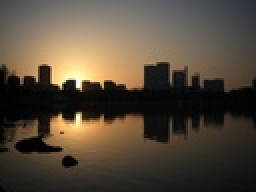
%> input picture data/B0002681.jpg, 128 x 96 px, shrunk from 2048 x 1536 before the run (shown 2 times larger)
$ octave --eval "result = grid3d_tone(rgb2gray(imread('../data/B0002681.jpg')));"   (GNU Octave 9; MATLAB toolbox functions it lacks are replaced by stand-ins)
%> lines starting %> are read from the running program, lines starting %| are printed output that depends on the picture; in (x1, y1, x2, y2) boxes, pixels count from 0 and x2, y2 are one past the last pixel; in counts of white or black regions, pixels touching at a corner belong together; the program's own positions count from 1
### grid3d/grid3d_core.m
function base = grid3d_core(gray_in, params, dbg_path)
    % grid3d_core - 3D grid based base-detail decomposition
    %
    % Syntax: base = grid3d_core(gray_in, params, dbg_path)
    %
    % Inputs:
    %    gray_in - Input grayscale image 0-1
    %    params - Structure containing parameters:
    %             h_x, h_y, h_z - grid sizes in x, y, z dimensions
    %             sigma_xy - spatial standard deviation
    %             sigma_z - intensity standard deviation
    %    dbg_path - (optional) path for saving debug images
    %
    % Outputs:
    %    base - Base layer of the input image

    if nargin < 3
        dbg_path = '';
    end

    [h, w] = size(gray_in);

    nx        = params.nx;
    ny        = params.ny;
    nz        = params.nz;
    sigma_xy  = params.sigma_xy;
    sigma_z   = params.sigma_z;

    % Create 3D grid: dimensions [ny+1, nx+1, nz+1, 2] (y, x, z, [sum,count])
    grid = zeros(ny + 1, nx + 1, nz + 1, 2);

    % gene stats.
    for yy = 1:h
        for xx = 1:w
            z_val = gray_in(yy, xx);
            % map coordinates to grid (use (coord-1)/(size-1) to avoid edge bias)
            x_grid = round( (xx - 1) / (w - 1) * nx ) + 1;
            y_grid = round( (yy - 1) / (h - 1) * ny ) + 1;
            z_grid = round( z_val * nz ) + 1;

            % clamp indices
            x_grid = min(max(x_grid, 1), nx + 1);
            y_grid = min(max(y_grid, 1), ny + 1);
            z_grid = min(max(z_grid, 1), nz + 1);

            grid(y_grid, x_grid, z_grid, 1) = grid(y_grid, x_grid, z_grid, 1) + z_val;
            grid(y_grid, x_grid, z_grid, 2) = grid(y_grid, x_grid, z_grid, 2) + 1;
        end
    end

    % spatial blur on each z-slice (xy blur)
    kernel_xy = fspecial('gaussian', [15, 15], sigma_xy);
    kernel_z = fspecial('gaussian', [33, 1], sigma_z);
    for zz = 1:size(grid,3)
        grid(:,:,zz,1) = imfilter(grid(:,:,zz,1), kernel_xy, 'same', 'symmetric');
        grid(:,:,zz,2) = imfilter(grid(:,:,zz,2), kernel_xy, 'same', 'symmetric');
    end
    % z-direction blur using 1D kernel and convn
    % create 1D gaussian kernel for z
    kz_len = max(3, min(51, 2 * round(3 * sigma_z) + 1)); % reasonable kernel length
    kernel_z2d = fspecial('gaussian', [kz_len, 1], sigma_z);
    kz = kernel_z2d(:,1);
    kz = kz / sum(kz(:));
    % convolve along z (preserve y,x) with symmetric padding along z
    klen = numel(kz);
    pad  = floor(klen/2);
    kz_kernel = reshape(kz, [1, 1, klen]);

    test_1 = squeeze(grid(8,8,:,1));

    if pad > 0
        % pad both ends along third dim with symmetric mirror, then use 'valid'
        tmp1 = padarray(grid(:,:,:,1), [0 0 pad], 'symmetric', 'both');
        tmp1 = convn(tmp1, kz_kernel, 'valid');
        grid(:,:,:,1) = tmp1;
        tmp2 = padarray(grid(:,:,:,2), [0 0 pad], 'symmetric', 'both');
        tmp2 = convn(tmp2, kz_kernel, 'valid');
        grid(:,:,:,2) = tmp2;
    else
        % kernel length 1, no padding needed
        grid(:,:,:,1) = convn(grid(:,:,:,1), kz_kernel, 'same');
        grid(:,:,:,2) = convn(grid(:,:,:,2), kz_kernel, 'same');
    end
    figplot(kz);
    kernel_xy_1d = kernel_xy(8,:) / sum(kernel_xy(8,:));
    figplot(kernel_xy_1d)

    test_2 = squeeze(grid(8,8,:,1));
    % [4 lines of commented-out code are left out]
    test_3 = imfilter(test_1, kz, "same", "symmetric");
    % [18 lines of commented-out code are left out]
    base = zeros(h, w);
    sx = nx + 1;
    sy = ny + 1;
    sz = nz + 1;
    for yy = 1:h
        for xx = 1:w
            z_val = gray_in(yy, xx);
            x_grid_f = (xx - 1) / max(w - 1,1) * nx; % fractional grid coord in [0, nx]
            y_grid_f = (yy - 1) / max(h - 1,1) * ny;
            z_grid_f = z_val * nz;
            x0 = floor(x_grid_f) + 1;
            y0 = floor(y_grid_f) + 1;
            z0 = floor(z_grid_f) + 1;
            x1 = min(x0 + 1, sx);
            y1 = min(y0 + 1, sy);
            z1 = min(z0 + 1, sz);
            x0 = min(max(x0,1), sx);
            y0 = min(max(y0,1), sy);
            z0 = min(max(z0,1), sz);
            dx = x_grid_f - (x0 - 1);
            dy = y_grid_f - (y0 - 1);
            dz = z_grid_f - (z0 - 1);
            % fetch corner values: each is [1x1x1x2], squeeze to [2,1]
            v000 = grid(y0, x0, z0, :);   % down-left-back
            v100 = grid(y0, x1, z0, :);   % down-right-back
            v010 = grid(y1, x0, z0, :);   % up-left-back
            v110 = grid(y1, x1, z0, :);   % up-right-back
            v001 = grid(y0, x0, z1, :);   % down-left-front
            v101 = grid(y0, x1, z1, :);   % down-right-front
            v011 = grid(y1, x0, z1, :);   % up-left-front
            v111 = grid(y1, x1, z1, :);   % up-right-front
            % bilinear interp on lower z (z0)
            vdown = (1-dx)*(1-dy).*v000 + dx*(1-dy).*v100 + (1-dx)*dy.*v010 + dx*dy.*v110;
            % bilinear interp on upper z (z1)
            vup   = (1-dx)*(1-dy).*v001 + dx*(1-dy).*v101 + (1-dx)*dy.*v011 + dx*dy.*v111;
            v = (1-dz).*vdown + dz.*vup; % interpolated [sum; count]
            % safety: if count>0 use average, else use original pixel
            if v(2) > 0
                base(yy, xx) = v(1) / v(2);
            else
                base(yy, xx) = z_val;
            end
        end
    end

    base = clip(base, 0, 1);
    % figshow(base, []);
    if ~isempty(dbg_path)
        imwrite(base, fullfile(dbg_path, sprintf('grid3d_base_xy%.1f_z%.1f.jpg', sigma_xy, sigma_z)), 'quality', 100);
        % imwrite(gray_in, fullfile(dbg_path, 'gray_in.jpg'), 'quality', 100);
    end
    ret = 0;
 end

### common/clip.m
function out = clip(x, lo, hi)
    out = max(x, lo);
    out = min(out, hi);
end

### common/cubic_besizer.m
function [curvex, curvey] = cubic_besizer(controlPoints, numPoints)
    % cubicBezier: 生成三阶贝塞尔曲线
    %
    % 输入:
    %   controlPoints: 4x2 矩阵，每行是一个控制点 [x, y]
    %   numPoints: 曲线上的点数
    %
    % 输出:
    %   bezierCurve: numPoints x 2 矩阵，每行是曲线上的一个点 [x, y]

    % 验证输入
    if size(controlPoints, 1) ~= 4 || size(controlPoints, 2) ~= 2
        error('controlPoints 必须是一个 4x2 的矩阵');
    end

    if numPoints < 2
        error('numPoints 必须大于或等于 2');
    end

    % 提取控制点坐标
    P0 = controlPoints(1, :);
    P1 = controlPoints(2, :);
    P2 = controlPoints(3, :);
    P3 = controlPoints(4, :);

    % 生成参数 t
    t = linspace(0, 1, numPoints);

    % 计算贝塞尔曲线上的点
    bezierCurve = zeros(numPoints, 2);
    for i = 1:numPoints
        bezierCurve(i, :) = (1 - t(i))^3 * P0 + ...
                            3 * (1 - t(i))^2 * t(i) * P1 + ...
                            3 * (1 - t(i)) * t(i)^2 * P2 + ...
                            t(i)^3 * P3;
    end

    curvex = bezierCurve(:, 1)';
    curvey = bezierCurve(:, 2)';
end

### tone_operator/glb_tone.m
function gray_out = glb_tone(gray_in, gain, dbg_path)
    if nargin < 3
        dbg_path = '';
    end
    if nargin < 2
        gain = 2.5;
    end

    in_lin = do_srgb_degam(gray_in);
    in_lin = clip(in_lin, 0, 1);
    x = linspace(0, 1, 257);

    knee_srgb = do_srgb_degam(0.5);
    fprintf('knee point %f\n', knee_srgb);
    curve = glb_shadow_curve(gain, 257, knee_srgb);

    out_lin = interp1_clip(x, curve, in_lin);
    gray_out = do_srgb_gam(out_lin);

    if exist('dbg_path', 'var') && ~isempty(dbg_path)
        fig = figure('Visible', 'off');
        I_axis = linspace(0, 1, length(curve));
        plot(I_axis, curve);
        axis([0, 1, 0, 1]);
        title('GLB Curve');
        xlabel('I'); ylabel('GLB Curve');
        saveas(fig, fullfile(dbg_path, 'glb_curve.png'));
        close(fig);
    end
end

### common/do_srgb_degam.m
function out = do_srgb_degam(in)
% in = 0-1.0, out=0-1.0
    srgb_lut = get_srgb_lut();
    out = interp1_clip(srgb_lut, linspace(0, 1, 256), in);
end

### common/do_srgb_gam.m
function out = do_srgb_gam(in)
% in = 0-1.0, out=0-1.0
    srgb_lut = get_srgb_lut();
    out = interp1_clip(linspace(0, 1, 256), srgb_lut, in);
end

### common/glb_shadow_curve.m
function curve = glb_shadow_curve(gain, num, knee_point)
    P1 = [0.3, 0.3 * gain] * knee_point;  % x, y
    P2 = [knee_point * 0.4, knee_point * 0.4];

    control_points = [
        0, 0;
        P1;
        P2;
        knee_point, knee_point
    ];

    [curvex, curvey] = cubic_besizer(control_points, 500);
    curvex = [curvex, 1.0];
    curvey = [curvey, 1.0];
    axis_x = linspace(0, 1, num);
    curve = interp1_clip(curvex, curvey, axis_x);
end

### common/interp1_clip.m
function vq = interp1_clip(x, v, xq)
    minv = min(x, [], 'all');
    maxv = max(x, [], 'all');
    xqc = clip(xq, minv, maxv);
    vq = interp1(x, v, xqc);
end

### common/figplot.m
function figplot(im, varargin)
    % 获取当前函数的调用时传入的参数名称
    if (nargin <=1)
        paramName = inputname(1);  % 获取第一个输入参数的名称
    else
        paramName = inputname(2);
    end


    % 如果存在参数名称，则设置为 figure 的标题
    if ~isempty(paramName)
        hFig = figure("Name", paramName);
    else
        hFig = figure;
    end


    % 显示图像 im
    plot(im, varargin{:});

    % 你可以在这里添加更多的代码来处理可选参数等
end

### common/get_srgb_lut.m
function srgb_lut = get_srgb_lut()
    srgb_lut = [0.        , 0.04984009, 0.08494473, 0.11070206, 0.1318038 , ...
               0.1500052 , 0.16618571, 0.18085852, 0.19435316, 0.20689574, ...
               0.21864912, 0.2297351 , 0.24024751, 0.25026039, 0.25983335, ...
               0.26901522, 0.27784654, 0.28636142, 0.29458887, 0.30255379, ...
               0.31027775, 0.31777956, 0.32507576, 0.33218095, 0.33910814, ...
               0.34586892, 0.35247373, 0.35893195, 0.36525211, 0.37144191, ...
               0.37750843, 0.38345809, 0.38929682, 0.39503006, 0.40066283, ...
               0.40619976, 0.41164515, 0.41700301, 0.42227705, 0.42747073, ...
               0.4325873 , 0.43762978, 0.44260101, 0.44750367, 0.45234027, ...
               0.45711315, 0.46182456, 0.4664766 , 0.47107125, 0.47561039, ...
               0.48009581, 0.4845292 , 0.48891217, 0.49324624, 0.49753287, ...
               0.50177343, 0.50596926, 0.5101216 , 0.51423166, 0.51830059, ...
               0.52232949, 0.5263194 , 0.53027134, 0.53418626, 0.53806511, ...
               0.54190876, 0.54571806, 0.54949385, 0.5532369 , 0.55694798, ...
               0.56062782, 0.56427711, 0.56789655, 0.57148678, 0.57504843, ...
               0.57858212, 0.58208842, 0.58556792, 0.58902116, 0.59244866, ...
               0.59585095, 0.59922852, 0.60258186, 0.60591142, 0.60921766, ...
               0.61250102, 0.61576193, 0.61900079, 0.62221801, 0.62541397, ...
               0.62858905, 0.63174362, 0.63487803, 0.63799263, 0.64108775, ...
               0.64416372, 0.64722087, 0.65025949, 0.6532799 , 0.65628238, ...
               0.65926722, 0.6622347 , 0.66518508, 0.66811865, 0.67103564, ...
               0.67393632, 0.67682093, 0.67968971, 0.68254289, 0.6853807 , ...
               0.68820337, 0.6910111 , 0.69380412, 0.69658263, 0.69934683, ...
               0.70209693, 0.70483311, 0.70755556, 0.71026448, 0.71296003, ...
               0.71564241, 0.71831177, 0.7209683 , 0.72361216, 0.72624351, ...
               0.7288625 , 0.73146931, 0.73406407, 0.73664694, 0.73921807, ...
               0.7417776 , 0.74432566, 0.74686241, 0.74938797, 0.75190248, ...
               0.75440607, 0.75689886, 0.75938098, 0.76185255, 0.7643137 , ...
               0.76676454, 0.7692052 , 0.77163577, 0.77405638, 0.77646714, ...
               0.77886815, 0.78125952, 0.78364135, 0.78601376, 0.78837683, ...
               0.79073066, 0.79307536, 0.79541102, 0.79773773, 0.80005559, ...
               0.80236469, 0.80466511, 0.80695694, 0.80924028, 0.8115152 , ...
               0.81378179, 0.81604013, 0.81829031, 0.82053239, 0.82276647, ...
               0.82499262, 0.8272109 , 0.82942141, 0.83162421, 0.83381937, ...
               0.83600697, 0.83818708, 0.84035976, 0.84252508, 0.84468312, ...
               0.84683393, 0.84897759, 0.85111415, 0.85324368, 0.85536625, ...
               0.85748191, 0.85959072, 0.86169275, 0.86378805, 0.86587668, ...
               0.86795871, 0.87003418, 0.87210314, 0.87416567, 0.8762218 , ...
               0.8782716 , 0.88031512, 0.8823524 , 0.8843835 , 0.88640848, ...
               0.88842737, 0.89044024, 0.89244712, 0.89444807, 0.89644313, ...
               0.89843235, 0.90041578, 0.90239346, 0.90436543, 0.90633175, ...
               0.90829246, 0.91024759, 0.9121972 , 0.91414131, 0.91607999, ...
               0.91801326, 0.91994116, 0.92186375, 0.92378105, 0.92569311, ...
               0.92759996, 0.92950165, 0.93139821, 0.93328967, 0.93517608, ...
               0.93705748, 0.93893389, 0.94080535, 0.94267191, 0.94453359, ...
               0.94639042, 0.94824245, 0.95008971, 0.95193222, 0.95377002, ...
               0.95560315, 0.95743164, 0.95925552, 0.96107481, 0.96288956, ...
               0.96469978, 0.96650552, 0.9683068 , 0.97010366, 0.97189611, ...
               0.9736842 , 0.97546794, 0.97724737, 0.97902252, 0.98079341, ...
               0.98256008, 0.98432254, 0.98608083, 0.98783497, 0.98958499, ...
               0.99133091, 0.99307276, 0.99481057, 0.99654437, 0.99827417, ...
               1.        ];
end

### tone_operator/grid3d_tone.m
function out_gray = grid3d_tone(gray_in, gain, dbg_path)
    if nargin < 3
        dbg_path = '';
    end
    if nargin < 2
        gain = 2.5;
    end
    % params
    params = struct();
    params.nx = 33;
    params.ny = 33;
    params.nz = 33;
    params.sigma_xy = 0.1;
    params.sigma_z = 10;
    method = 2;
    detail_gain = 1;

    % gene sigma array
    sigmas_xy = [1];
    sigmas_z = [5.1];
    for i = 1:length(sigmas_xy)
        for j = 1:length(sigmas_z)
            params.sigma_xy = sigmas_xy(i);
            params.sigma_z = sigmas_z(j);
            base = grid3d_core(gray_in, params, dbg_path);
        end
    end

    base = grid3d_core(gray_in, params, dbg_path);
    detail = gray_in - base;

    base_tone = glb_tone(base, gain, dbg_path);

    switch (method)
    case 1
        % apply on base
        out_gray = base_tone + detail .* detail_gain;
    case 2
        % apply on gray in
        k = (base_tone + eps) ./ (base + eps);
        out_gray = gray_in .* k;
        out_gray = out_gray + (detail_gain - 1) * detail;
    end
    if ~isempty(dbg_path)
        % imwrite(base, fullfile(dbg_path, 'grid3d_base.jpg'), 'quality', 100);
        imwrite(gray_in, fullfile(dbg_path, 'gray_in.jpg'), 'quality', 100);
    end
end
%> after the loop in grid3d_tone, `for i = 1:length(sigmas_xy)`: params = {nx 33, ny 33, nz 33, sigma_xy 1, sigma_z 5.1}
%> after the loop in grid3d_tone, `for i = 1:length(sigmas_xy)`:
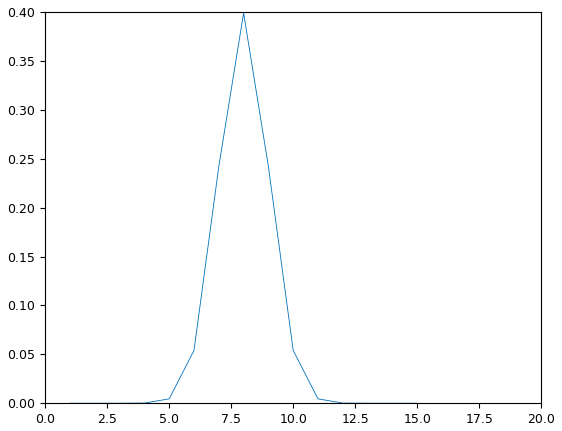
%> figure redrawn from the program's plot data; curve peaks at x = 8, y = 0.399
%> in grid3d_core, `nx        = params.nx;`: nx = 33
%> in grid3d_core, `sigma_xy  = params.sigma_xy;`: sigma_xy = 1
%> in grid3d_core, `sigma_z   = params.sigma_z;`: sigma_z = 5.1
%> in grid3d_core, `kernel_z = fspecial('gaussian', [33, 1], sigma_z);`: kernel_z = 33 values, max 0.0783 at index 17, min 0.000571 at index 1, mean 0.0303
%> in grid3d_core, `kz_len = max(3, min(51, 2 * round(3 * sigma_z) + 1));`: kz_len = 31
%> in grid3d_core, `kernel_z2d = fspecial('gaussian', [kz_len, 1], sigma_z);`: kernel_z2d = 31 values, max 0.0784 at index 16, min 0.00104 at index 1, mean 0.0323
%> in grid3d_core, `kz = kernel_z2d(:,1);`: kz has the same summary as kernel_z2d
%> in grid3d_core, `klen = numel(kz);`: klen = 31
%> in grid3d_core, `pad  = floor(klen/2);`: pad = 15
%> in grid3d_core, `kz_kernel = reshape(kz, [1, 1, klen]);`: kz_kernel has the same summary as kernel_z2d
%> in grid3d_core, `test_1 = squeeze(grid(8,8,:,1));`: test_1 = 34 values from 0 to 255
%> in grid3d_core, `figplot(kz);`:
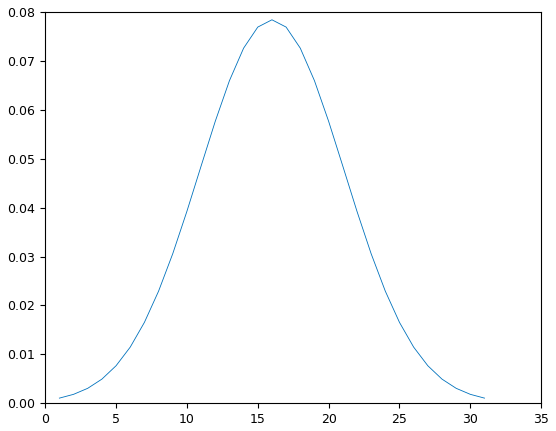
%> figure redrawn from the program's plot data; curve peaks at x = 16, y = 0.0784
%> in grid3d_core, `kernel_xy_1d = kernel_xy(8,:) / sum(kernel_xy(8,:));`: kernel_xy_1d = [9.13e-12 6.08e-09 1.49e-06 0.000134 0.00443 0.054 0.242 0.399 0.242 0.054 0.00443 0.000134 1.49e-06 6.08e-09 9.13e-12]
%> in grid3d_core, `figplot(kernel_xy_1d)`: ans has the same summary as kernel_xy_1d
%> in grid3d_core, `test_2 = squeeze(grid(8,8,:,1));`: test_2 = 34 values from 0 to 39.61
%> in grid3d_core, `sx = nx + 1;`: sx = 34
%> after the loop in grid3d_core, `for yy = 1:h`:
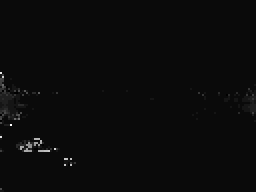
%> base: size 96x128 double (shown 2 times larger); min 0, max 24, mean 1.1; drawn with min black and max white
%> in clip, `out = min(out, hi);`:
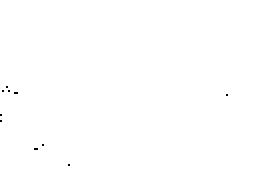
%> out: size 96x128 double (shown 2 times larger); values 0 (black) and 1 (white), 99.9% white; black in thin lines or dots, all inside (x1, y1, x2, y2) = (0, 43, 114, 83)
%> in grid3d_tone, `detail = gray_in - base;`:
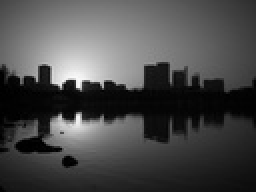
%> detail: size 96x128 uint8 (shown 2 times larger); min 0, max 251, mean 73.9
%> in grid3d_tone, `k = (base_tone + eps) ./ (base + eps);`: k: size 96x128 double; every value is 1
